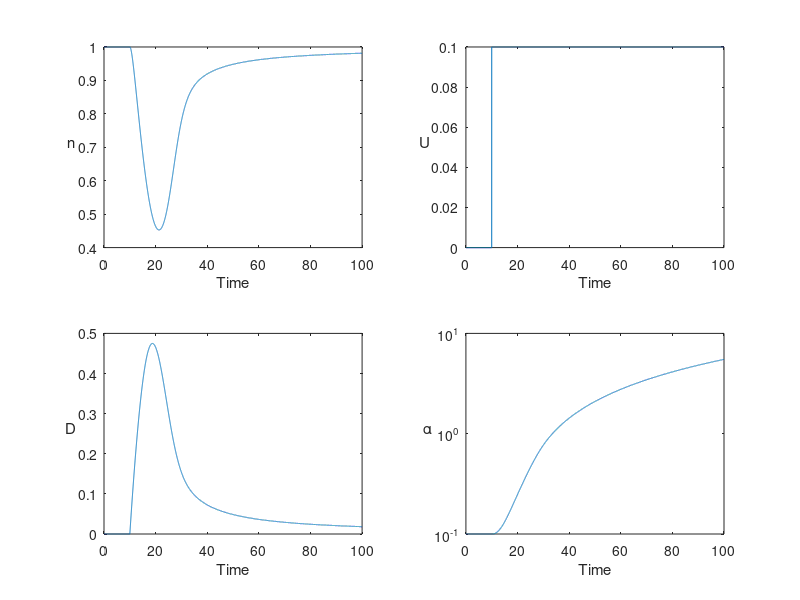
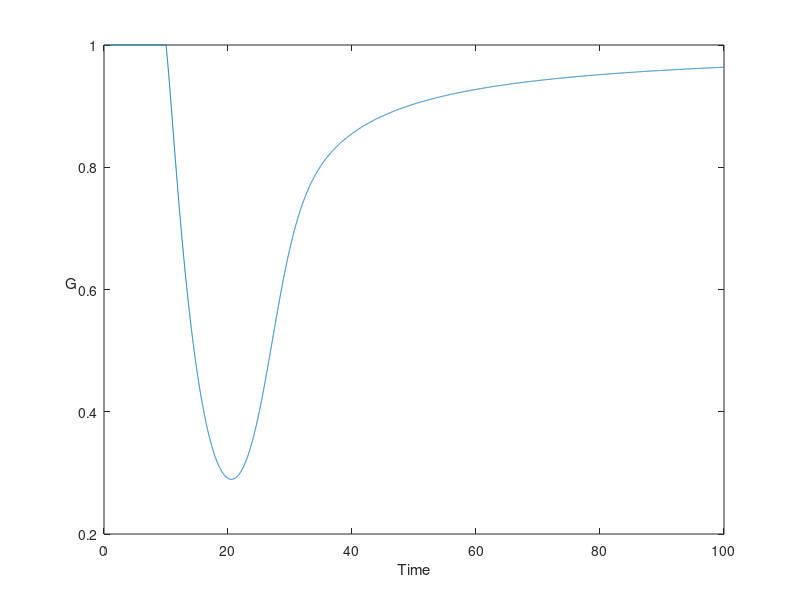

Source code (MATLAB) for these figures, in order:
mu = 5;
max_time = 100; %How long the simulation will run for.
dt = 0.01; %The time step we will use for our simple integration.
n = round(max_time/dt); % The number of time steps we are going to integrate for.
time = linspace(0,max_time,n+1); %A vector of times that will be used in plotting.

n_record=zeros(n+1,1);
D_record=zeros(n+1,1);
alpha_record=zeros(n+1,1);
U_record=zeros(n+1,1);
U_record(time>10) = 0.1;
G = zeros(n+1,1);
%U_record = (exp(0.02*time)-1)';


n0=1;
D0=0;
alpha0=0.1;

n_record(1,:)=n0;
D_record(1,:)=D0;
alpha_record(1,:)=alpha0;



dn_dt=@(n,D)(n.*(2*exp(-D)-1)-(n.^2)*exp(-D));
dD_dt=@(U,alpha,D)(U-alpha*D);
dalpha_dt=@(alpha,n,D)(alpha*n*sqrt(mu*D*alpha)*(1-exp(-D)));

G(1,:)=n0*exp(-D0);


for i=1:n 
   n=n_record(i,:);
   D=D_record(i,:);
   alpha=alpha_record(i,:);
   U = U_record(i,:);
   
   nnew = n+dn_dt(n,D)*dt; 
   Dnew = D+dD_dt(U,alpha,D)*dt;
   alphanew = alpha+dalpha_dt(alpha,n,D)*dt;
       
       
   
   %% Recording Final values each loop iteration
   n_record(i+1,:)=nnew;
   D_record(i+1,:)=Dnew;
   alpha_record(i+1,:)=alphanew;
   G(i+1,:)=nnew*exp(-Dnew);
end


figure
subplot(2,2,1)
plot(time,n_record);
xlabel('Time');
ylabel('n','Rotation',0);
subplot(2,2,2)
plot(time,U_record);
xlabel('Time');
ylabel('U','Rotation',0);
subplot(2,2,3)
plot(time,D_record);
xlabel('Time');
ylabel('D','Rotation',0);
subplot(2,2,4)
plot(time,alpha_record);
set(gca, 'YScale', 'log')
xlabel('Time');
ylabel('\alpha','Rotation',0);
figure
plot(time,G)
xlabel('Time');
ylabel('G','Rotation',0);
